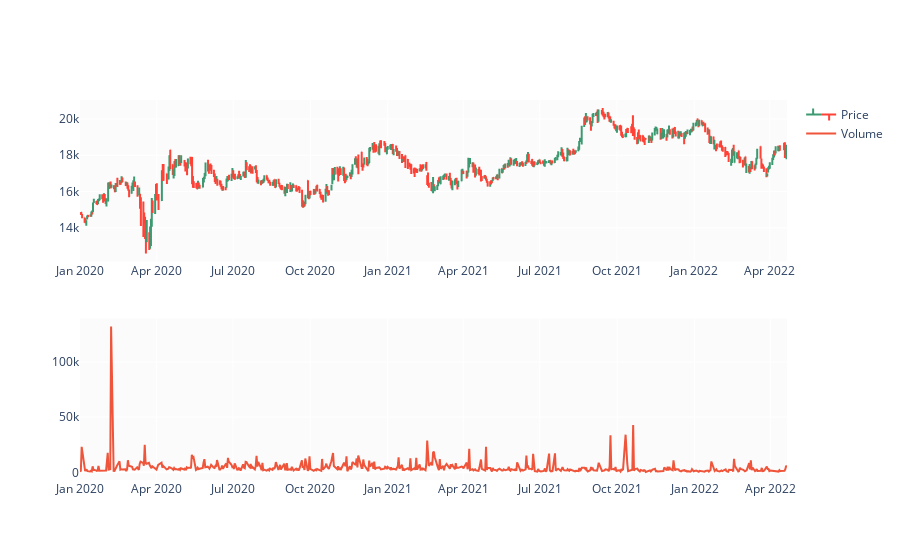

The notebook cell saved with this chart:
### Code cell
fig = make_subplots(rows=2, cols=1)
27,2119.949951,2119.949951,2086.199951,2105.500000,2020.358887,2349001

fig.add_trace(go.Ohlc(x=df.Date,
                      open=df.Open,
                      high=df.High,
                      low=df.Low,
                      close=df.Close,
                      name='Price'), row=1, col=1)

fig.add_trace(go.Scatter(x=df.Date, y=df.Volume, name='Volume'), row=2, col=1)

fig.update(layout_xaxis_rangeslider_visible=False)
fig.show()

### Figure 1 — Plotly figure (JSON) as saved in the notebook; plotly's stock layout.template omitted (floating-point values rounded to 4 significant figures; data arrays with more than 128 entries replaced by an {"elided": "..."} marker saying what was removed)
{"data": [{"close": {"elided": "574 float values"}, "high": {"elided": "574 float values"}, "low": {"elided": "574 float values"}, "name": "Price", "open": {"elided": "574 float values"}, "type": "ohlc", "x": {"elided": "574 str values"}, "xaxis": "x", "yaxis": "y"}, {"name": "Volume", "type": "scatter", "x": {"elided": "574 str values"}, "xaxis": "x2", "y": {"elided": "574 int values"}, "yaxis": "y2"}], "layout": {"xaxis": {"anchor": "y", "domain": [0, 1], "rangeslider": {"visible": false}}, "xaxis2": {"anchor": "y2", "domain": [0, 1]}, "yaxis": {"anchor": "x", "domain": [0.575, 1]}, "yaxis2": {"anchor": "x2", "domain": [0, 0.425]}}}
